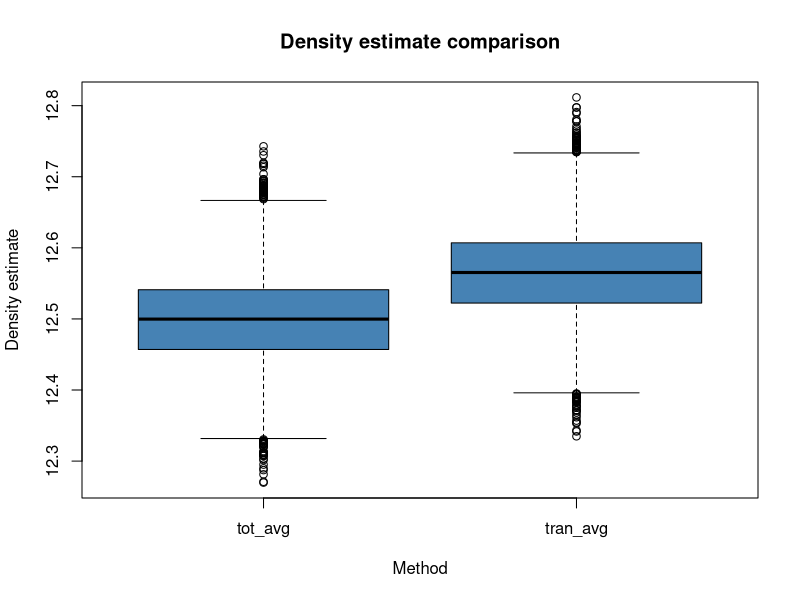

This chart was generated by the following R code:


# See notes in working methods onenote for 13 July 2023 for explanation 
nsamples <- 10000

den1list <- c()
den2list <- c()

for(i in 1:nsamples){
  sobs <- data.frame(sample_area = runif(1000, 0.7, 0.9),
                     nbirds = rnbinom(nsamples, 10, .5))
  
  den1 <- sum(sobs$nbirds)/sum(sobs$sample_area) # total estimates 
  den2 <- mean(sobs$nbirds/sobs$sample_area) # Transect-based estimates 
  den1list <- c(den1list, den1)
  den2list <- c(den2list, den2)
}

summary(den1list)
summary(den2list)

df <- data.frame(method=as.factor(c(rep("tot_avg", nsamples), rep("tran_avg", nsamples))), estimate=c(den1list, den2list))

boxplot(df$estimate ~ df$method,
        col='steelblue',
        main='Density estimate comparison',
        xlab='Method',
        ylab='Density estimate') 
                 